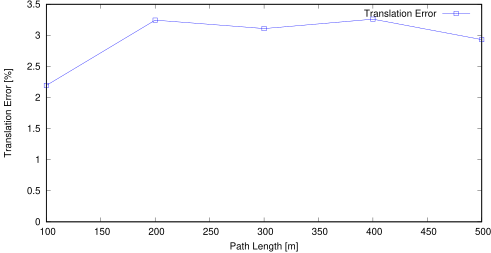

Recreate this plot in gnuplot.
set term postscript eps enhanced color
set output "03_avg_tl.eps"
set size ratio 0.5
set yrange [0:*]
set xlabel "Path Length [m]"
set ylabel "Translation Error [%]"
plot "03_avg_tl.txt" using 1:($2*100) title 'Translation Error' lc rgb "#0000FF" pt 4 w linespoints
